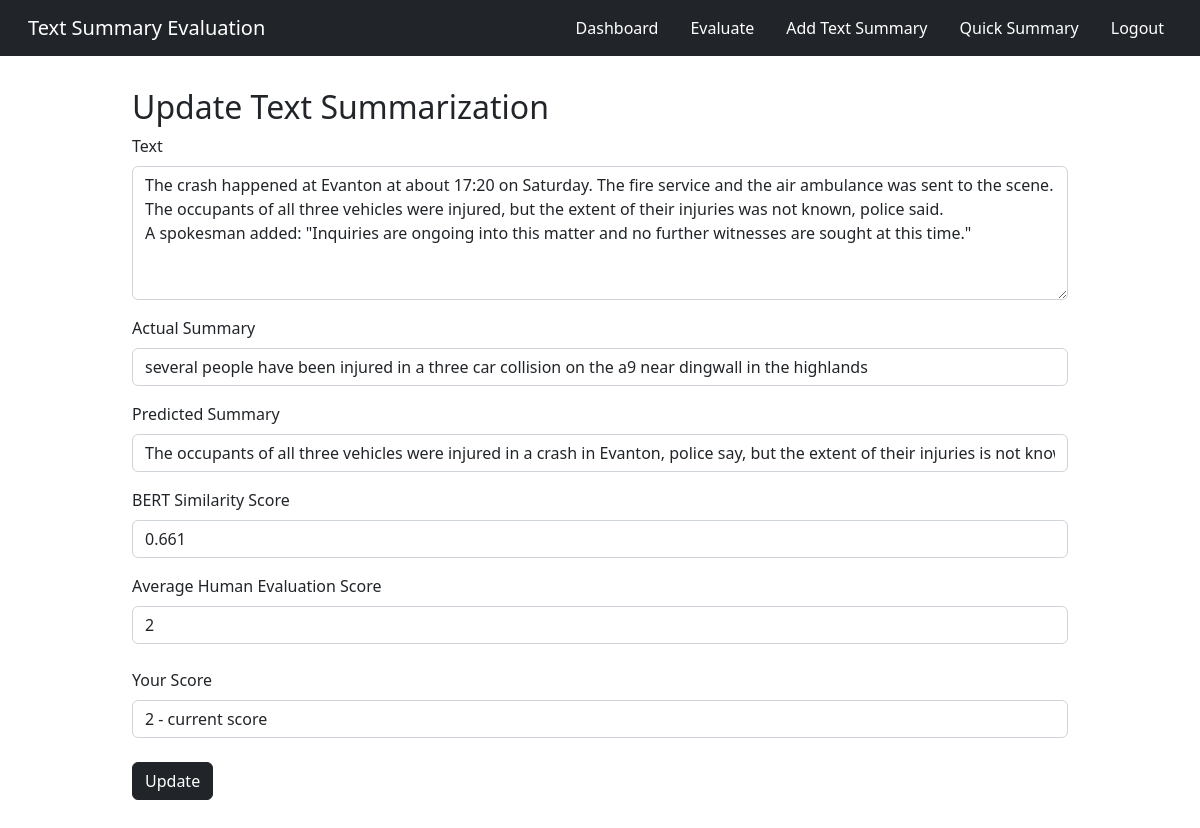
Before: /textsum/update/32 (signed in) with the older database file.
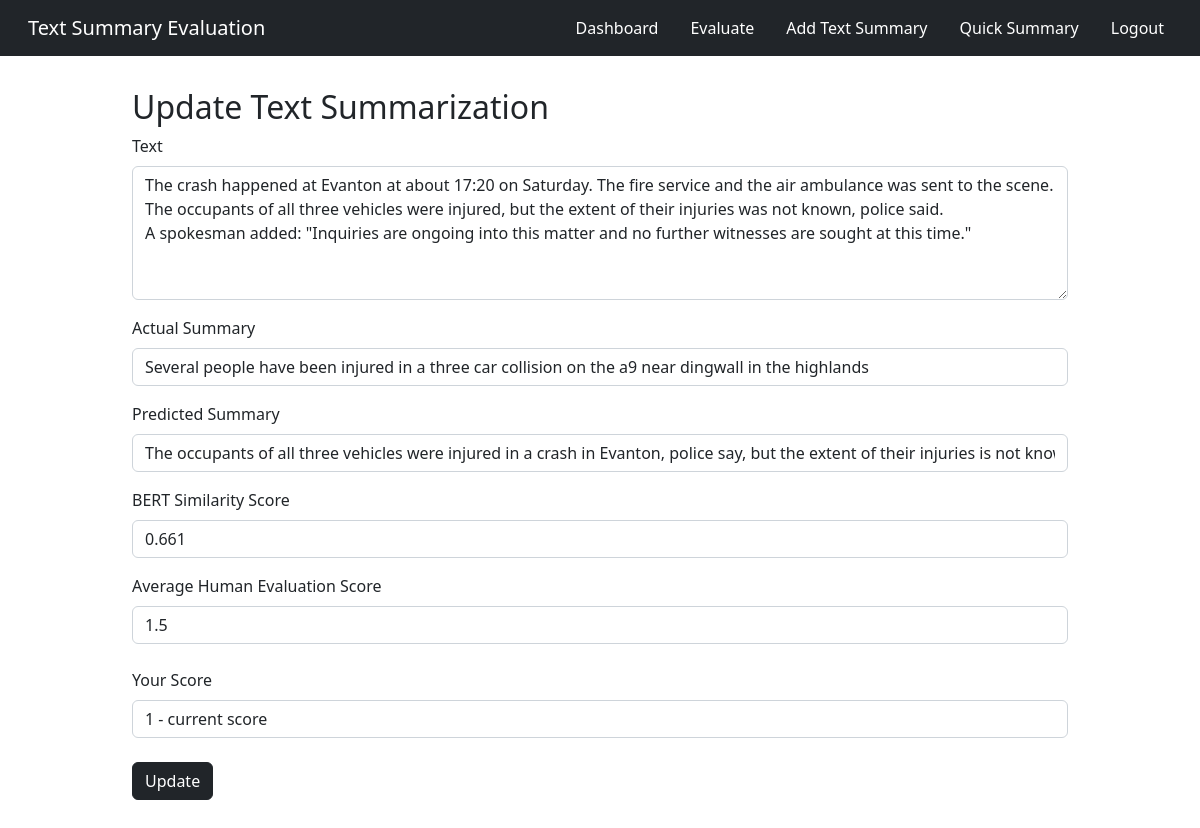
After: the same page with the newer database file.
### app.py (models this page shows, shortened)
class TextSum(db.Model):
    sno = db.Column(db.Integer, primary_key=True)
    text = db.Column(db.String(10000), nullable=False)
    predicted_summary = db.Column(db.String(1000), nullable=False)
    actual_summary = db.Column(db.String(1000), nullable=False)
    cos_sim_score = db.Column(db.Float, nullable=True)
    human_score = db.Column(db.Float, nullable=True)
    date_created = db.Column(db.DateTime, default=datetime.utcnow)

### app.py (the view, shortened to what this page needs)
@app.route('/textsum/update/<int:sno>',  methods=['GET', 'POST'])
@login_required
def update(sno):
    textsum = TextSum.query.filter_by(sno=sno).first()
    score = Score.query.filter_by(textsum_sno=sno, user_id=current_user.id).first()
    user_score = None
    if score:
        user_score = int(score.score)
    return render_template('update.html', textsum=textsum, user_score=user_score)

### app.py (called while the page is built)
@login_manager.user_loader
def load_user(user_id):
    return User.get(user_id)

    def get(id):
        return User.query.filter_by(id=id).first()

### templates/update.html (shortened to what this page needs)
<!doctype html>
<html lang="en">
<head>
    <link href="https://cdn.jsdelivr.net/npm/bootstrap@5.2.1/dist/css/bootstrap.min.css" rel="stylesheet"
>
</head>
<body>
{% extends 'base2.html' %}
{% block body %}
    <div class="container">
        <h2>Update Text Summarization</h2>
        <form class="form" action="/textsum/update/{{textsum.sno}}" method="POST">
            <div class="mb-3">
                <label for="text" class="form-label">Text</label>
                <textarea id="textarea1" class="form-control" rows="5" name="text">{{textsum.text}}</textarea>
            </div>
            <div class="mb-3">
                <label for="actual_summary" class="form-label">Actual Summary</label>
                <input type="text" class="form-control" name="actual_summary" value="{{textsum.actual_summary}}">
            </div>
            <div class="mb-3">
                <label for="predicted_summary" class="form-label">Predicted Summary</label>
                <input type="text" class="form-control" name="predicted_summary" value="{{textsum.predicted_summary}}" readonly>
            </div>
            <div class="mb-3">
                <label for="cos_sim_score" class="form-label">BERT Similarity Score</label>
                <input type="number" class="form-control" name="cos_sim_score" value="{{textsum.cos_sim_score}}" readonly>
            </div>
            <div class="mb-4">
                <label for="human_score" class="form-label">Average Human Evaluation Score</label>
                <input type="number" class="form-control" name="human_score" value="{{textsum.human_score}}" readonly>
            </div>
            <div class="mb-4">
                <label for="user_score" class="form-label">Your Score</label>
                <select class="form-control" name="user_score">
                    <option value="{{user_score}}">{{user_score}} - current score</option>
                </select>
            </div>
            <button type="submit" class="btn btn-dark">Update</button>
        </form>
    </div>
{% endblock body %}

Changed rows visible on the page:
changed TextSum: actual_summary "several people have been injured in a three car collision on the a9 near dingwall in the highlands" → "Several people have been injured in a three car collision on the a9 near dingwall in the highlands"; human_score "2" → "1.5"
Other visible differences:
form field user_score: "2 - current score" → "1 - current score"
